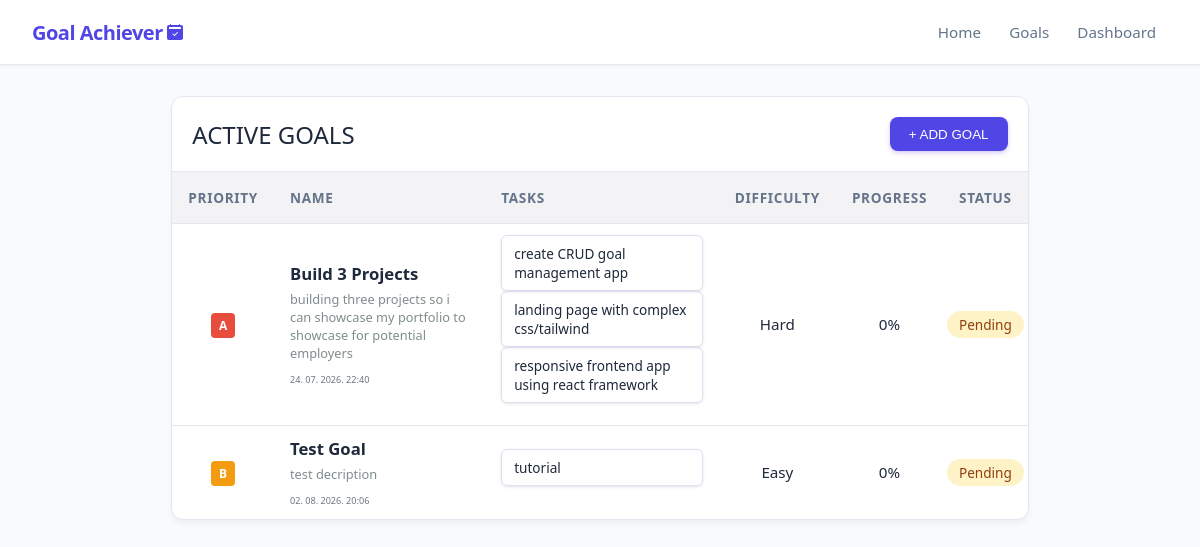
The app's page /goals, older data.
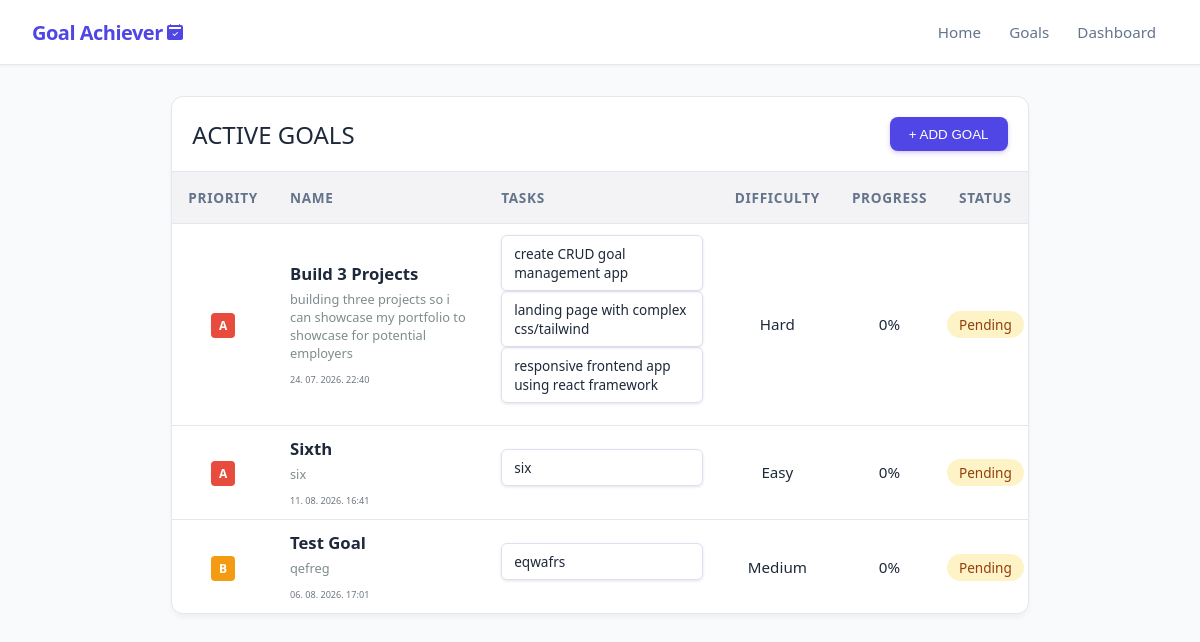
The same page, newer data.
### app/models_db.py (models this page shows, shortened)
class Goal(db.Model):
    __tablename__ = 'goals'
    id = db.Column(db.Integer, primary_key=True)
    title = db.Column(db.String(100), nullable=False)
    description = db.Column(db.Text, nullable=False)
    is_completed = db.Column(db.Boolean, default=False)
    progress_percentage = db.Column(db.Float, default=0.0)
    difficulty = db.Column(db.String(20), nullable=False, default='Medium')
    priority = db.Column(db.String(1), nullable=False, default='b')
    created_at = db.Column(db.DateTime, default=datetime.now(timezone.utc), nullable=False)
    tasks = db.relationship('Task', backref='goal', cascade="all, delete-orphan", lazy=True)

class Task(db.Model):
    __tablename__ = 'tasks'
    id = db.Column(db.Integer, primary_key=True)
    text = db.Column(db.String(255), nullable=False)
    is_completed = db.Column(db.Boolean, default=False)
    goal_id = db.Column(db.Integer, db.ForeignKey('goals.id', ondelete='CASCADE'), nullable=False)

### app/routes.py (the view)
@main.route('/goals')
def show_goals():
    goals = Goal.query.order_by(Goal.priority.asc()).all()
    return render_template('goals.html', goals=goals)

### app/templates/goals.html (shortened to what this page needs)
{% extends 'base.html' %}
{% block content %}
<div class="container goal-container">
    <div class="table-container">
        <div class="bar-above-table">
            <h1>active goals</h1>
            <button id="open_form_btn">+ ADD GOAL</button>
        </div>
        <table>
            <thead>
                <tr>
                    <th>Priority</th>
                    <th>Name</th>
                    <th>Tasks</th>
                    <th>Difficulty</th>
                    <th>Progress</th>
                    <th>Status</th>
                </tr>
            </thead>
            <tbody>
                {% for goal in goals %}
                    {% if not goal.is_completed or goal.is_completed %}
                        <tr class="clickable-row" data-href=" {{ url_for('main.view_goal', goal_id=goal.id) }}">
                            <td><span class="badge badge-{{ goal.priority }}">{{ goal.priority }}</span></td>
                            <td style="text-align: left; max-width: 200px;">
                                <h2 style="white-space: wrap; overflow: wrap;">{{ goal.title | truncate(30)}}</h2>
                                <p style="color: #7f8c8d; max-width: 250px; font-size: 0.8rem; margin: 5px 0px;">{{ goal.description | truncate(90) or 'Nema opisa' }}</p>
                                <small class="date">{{ goal.created_at.strftime('%d. %m. %Y. %H:%M') }}</small>
                            </td>
                            <td>
                                {% if goal.tasks %}
                                <ul>
                                    {% for task in goal.tasks[:3] %}
                                        {% if task %}
                                            <li class="task-cell">
                                                <label>
                                                    <span class="{% if task.is_completed %}completed-task{% endif %}">
                                                        {{ task.text }}
                                                    </span>
                                                </label>
                                            </li>
                                        {% endif %}
                                    {% endfor %}
                                </ul>
                                {% else %}
                                <small style="color: #b2bec3;">No tasks</small>
                                {% endif %}
                            </td>
                            <td>{{ goal.difficulty }}</td>
                            <td>{{ goal.progress_percentage | round | int }}%</td>
                            <td class="status-cell">
                                {% if goal.is_completed %}
                                <span class="status-done">Completed</span>
                                {% else %}
                                <span class="status-pending">Pending</span>
                                {% endif %}
                            </td>
                        </tr>
                    {% endif %}
                        {% else %}
                        <tr>
                            <td colspan="6" style="text-align: center; color: #7f8c8d;">Trenutno nema spremljenih ciljeva. Dodaj svoj prvi cilj iznad!</td>
                        </tr>
            {% endfor %}
            </tbody>
        </table>
    </div>
</div>
{% endblock %}

### app/templates/base.html (shortened to what this page needs)
<!DOCTYPE html>
<html lang="en">
<head>
</head>
<body>
    <header>
        <nav class="navbar">
            <div class="navbar-container">
                <a href="/" class="navbar-brand">Goal Achiever
                </a>
                <ul class="navbar-links">
                    <a href="/">Home</a>
                    <a href="/goals" id="goals">Goals</a>
                    <a href="/dashboard">Dashboard</a>
                </ul>
            </div>
        </nav>
    </header>
    <main>
        {%block content %} {% endblock %}
    </main>
</body>
<link rel="stylesheet"
      href="{{ url_for('static', filename='style.css') }}">
</html>

Row changes from the older to the newer data that the page shows:
added Goal: priority "A", title "Sixth", description "six", created_at "11. 08. 2026. 16:41", difficulty "Easy", progress_percentage "0", is_completed "Pending"
added Task: text "six", shown under "A"
changed Goal "Test Goal": description "test decription" → "qefreg"; created_at "02. 08. 2026. 20:06" → "06. 08. 2026. 17:01"; difficulty "Easy" → "Medium"
changed Task: text "tutorial" → "eqwafrs"
